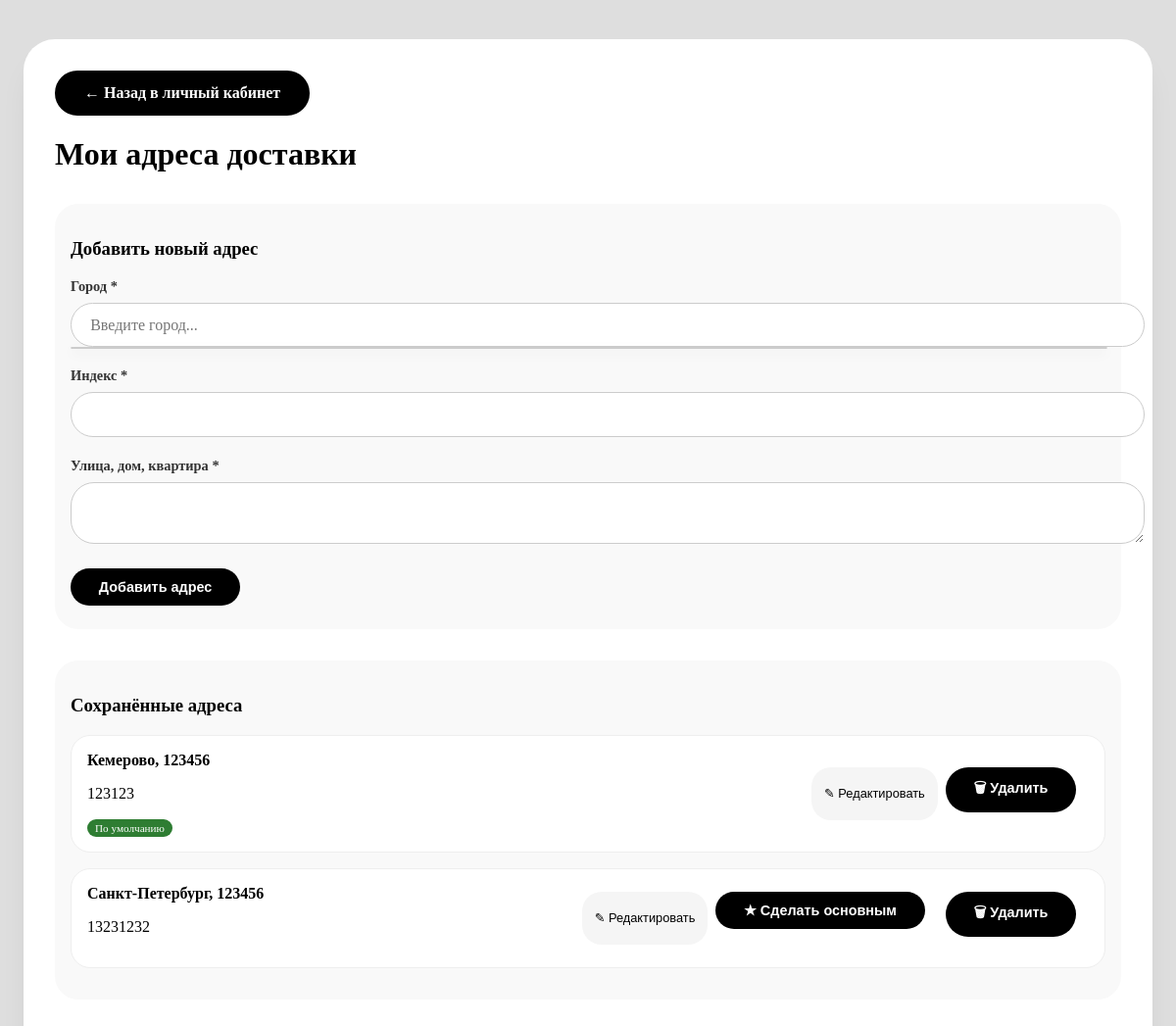
Page /user/addresses.php (signed in) on the committed database.
### tables this page shows
CREATE TABLE `user_addresses` (
  `id` int(11) NOT NULL,
  `user_id` int(11) NOT NULL,
  `city_id` int(11) DEFAULT NULL,
  `address` text NOT NULL,
  `city` varchar(255) DEFAULT NULL,
  `zip_code` varchar(20) DEFAULT NULL,
  `is_default` tinyint(1) DEFAULT 0,
  `created_at` timestamp NULL DEFAULT current_timestamp()
);

### user/addresses.php (the view, shortened to what this page needs)
<?php
require_once '../config.php';
$userId = $_SESSION['user_id'];
$stmt = $pdo->prepare("SELECT * FROM user_addresses WHERE user_id = ? ORDER BY is_default DESC, created_at DESC");
$stmt->execute([$userId]);
$addresses = $stmt->fetchAll();
?>
<!DOCTYPE html>
<html lang="ru">
<head>
    <link rel="stylesheet" href="../css/account.css">
</head>
<body>
<div class="account-container">
    <a href="personal_account.php" class="back-link">← Назад в личный кабинет</a>
    <h1>Мои адреса доставки</h1>
    <div class="address-form">
        <h3>Добавить новый адрес</h3>
        <form method="post" id="addAddressForm">
            <div class="form-group">
                <label>Город *</label>
                <input type="text" id="cityInput" placeholder="Введите город..." autocomplete="off" required>
                <div id="citySuggestions" class="suggestions-box"></div>
            </div>
            <div class="form-group"><label>Индекс *</label><input type="text" name="zip_code" required></div>
            <div class="form-group"><label>Улица, дом, квартира *</label><textarea name="address" rows="2" required></textarea></div>
            <button type="submit" name="add_address" class="btn-add">Добавить адрес</button>
        </form>
    </div>
    <?php if (count($addresses) > 0): ?>
        <div class="addresses-list">
            <h3>Сохранённые адреса</h3>
            <?php foreach ($addresses as $addr): ?>
                <div class="address-card" data-id="<?= $addr['id'] ?>" data-city-id="<?= $addr['city_id'] ?>" data-city="<?= htmlspecialchars($addr['city']) ?>" data-zip="<?= htmlspecialchars($addr['zip_code']) ?>" data-address="<?= htmlspecialchars($addr['address']) ?>">
                    <div class="address-info">
                        <strong><?= htmlspecialchars($addr['city']) ?>, <?= htmlspecialchars($addr['zip_code']) ?></strong>
                        <p><?= nl2br(htmlspecialchars($addr['address'])) ?></p>
                        <?php if ($addr['is_default']): ?><span class="default-badge">По умолчанию</span><?php endif; ?>
                    </div>
                    <div class="address-actions">
                        <button class="edit-address-btn">✎ Редактировать</button>
                        <?php if (!$addr['is_default']): ?>
                            <form method="post" style="display:inline;"><input type="hidden" name="id" value="<?= $addr['id'] ?>"><button type="submit" name="set_default" class="default-btn">★ Сделать основным</button></form>
                        <?php endif; ?>
                        <form method="post" style="display:inline;" onsubmit="return confirm('Удалить адрес?');"><input type="hidden" name="id" value="<?= $addr['id'] ?>"><button type="submit" name="delete_address" class="delete-btn">🗑 Удалить</button></form>
                    </div>
                </div>
            <?php endforeach; ?>
        </div>
    <?php else: ?>
        <p style="color:#666;">У вас пока нет сохранённых адресов.</p>
    <?php endif; ?>
</div>
</body>
</html>

### css/account.css (style rules this page uses)
body { background-color: #dedede; font-family: 'Playfair Display', serif; padding: 2rem 1rem; }
.account-container { max-width: 1100px; margin: 0 auto; background: #ffffff; border-radius: 32px; box-shadow: 0 20px 35px -12px rgba(0, 0, 0, 0.1); padding: 2rem; transition: box-shadow 0.3s, transform 0.2s; animation: fadeInPage 0.5s ease-out; }
.back-link { display: inline-block; background-color: #000000; color: #ffffff; padding: 12px 28px; border-radius: 40px; text-decoration: none; font-family: 'Playfair Display', serif; font-weight: 600; font-size: 1rem; transition: all 0.3s ease; border: 2px solid #000000; cursor: pointer; }
.form-group { margin-bottom: 1.3rem; }
.form-group label { display: block; font-weight: 600; margin-bottom: 0.5rem; font-size: 0.9rem; color: #333; }
.form-group input, .form-group textarea { width: 100%; padding: 0.8rem 1.2rem; border: 1px solid #ccc; border-radius: 40px; font-family: 'Playfair Display', serif; font-size: 1rem; transition: border-color 0.2s, box-shadow 0.2s; background: #fff; }
.form-group textarea { border-radius: 24px; resize: vertical; }
button[type="submit"], .toggle-password-btn, .toggle-profile-btn { background: #000; color: #fff; border: none; padding: 0.7rem 1.8rem; border-radius: 40px; font-weight: 600; font-size: 0.9rem; cursor: pointer; transition: all 0.2s ease; margin-right: 0.8rem; margin-bottom: 0.5rem; display: inline-block; }
.address-form, .addresses-list { margin: 2rem 0; padding: 1rem; background: #f9f9f9; border-radius: 24px; }
.address-card { background: #fff; border-radius: 20px; padding: 1rem; margin-bottom: 1rem; display: flex; justify-content: space-between; align-items: center; flex-wrap: wrap; border: 1px solid #eee; }
.address-info { flex: 2; }
.address-actions { display: flex; gap: 0.5rem; }
.default-badge { background: #2e7d32; color: white; font-size: 0.7rem; padding: 0.2rem 0.5rem; border-radius: 20px; }
.btn-add { background: #000; color: white; border: none; padding: 0.6rem 1.2rem; border-radius: 40px; cursor: pointer; }
.default-btn, .delete-btn, .edit-address-btn { background: none; border: none; cursor: pointer; padding: 0.3rem 0.8rem; border-radius: 20px; font-size: 0.8rem; }
.default-btn { background: #e3f2fd; color: #0d47a1; }
.delete-btn { background: #fee; color: #c62828; }
.edit-address-btn { background: #f5f5f5; }

### user/addresses.php (style rules this page uses)
.suggestions-box { position: absolute; background: white; border: 1px solid #ccc; max-height: 200px; overflow-y: auto; z-index: 1000; width: 100%; border-radius: 12px; box-shadow: 0 4px 12px rgba(0,0,0,0.1); }
.form-group { position: relative; }

### rows in the picture
user_addresses: city "Кемерово", zip_code "123456", address "123123", is_default "По умолчанию"
user_addresses: city "Санкт-Петербург", zip_code "123456", address "13231232"
